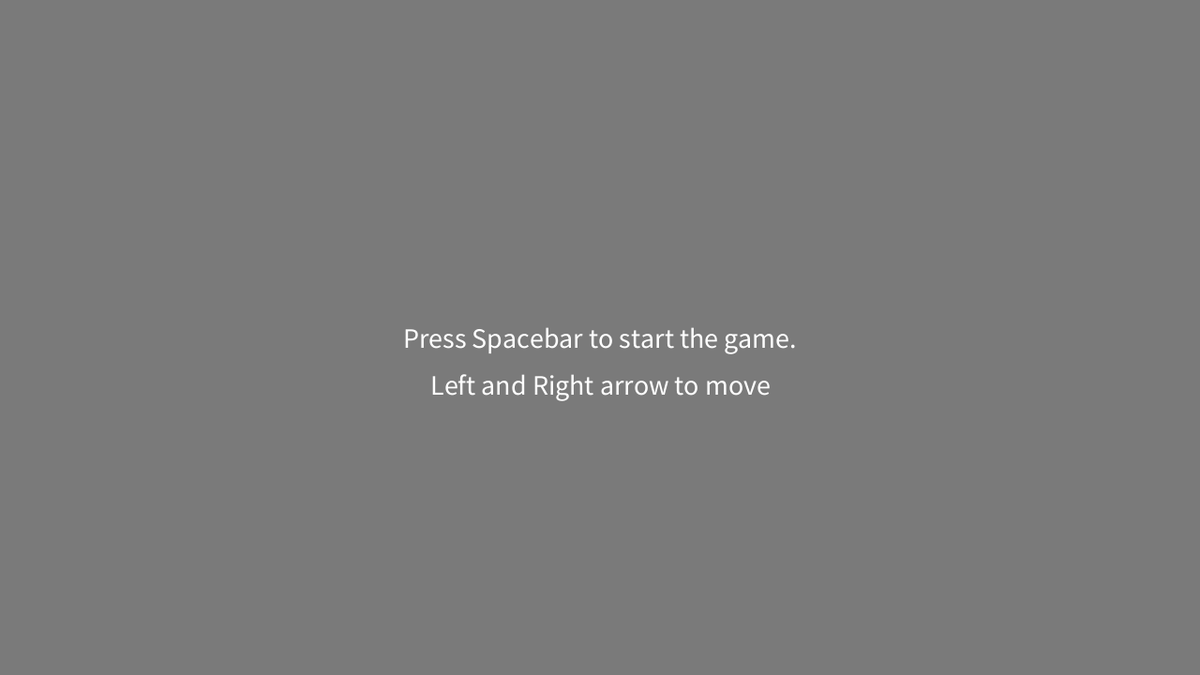
Frame 1 (no input)
Frame 60 (the mouse pressed at the canvas centre just before this capture): identical to frame 1, image omitted
Frame 120 (the mouse held since frame 60 and released just before this capture): identical to frame 1, image omitted

The Processing sketch that drew this single still picture (run headless with seeded random() and noise(); from frame 60 on, the mouse is pressed at the canvas centre):

// Processing sketch: vallendeBal
// ── vallendeBal.pde
Ball[] balls; 
int numBalls = 2; 

Player player;
int score = 0;
boolean moveLeft = false;
boolean moveRight = false;
boolean gameOver = false;
boolean startScreen = true;

void setup() {
  size(1280, 720);
  textAlign(CENTER, CENTER);
  frameRate(240);
  textSize(30);

  Objects();
}

void Objects() {
  player = new Player();
  player.X = width / 2;
  player.Y = 680;
  player.Size = 150/2;
  player.Speed = 3.5;

  balls = new Ball[numBalls]; 
  for (int i = 0; i < numBalls; i++) {
    balls[i] = new Ball();
    balls[i].Yspeed = random(1.5, 2.5); // anders wordt het onmogelijk om te halen :)
    balls[i].Size = 80;
  }
}

void draw() {
  background(122);
  textSize(30);

  if (startScreen) {
    displayStartScreen();
    return;
  }

  if (gameOver) {
    displayGameOverScreen();
    return;
  }

  for (int i = 0; i < numBalls; i++) {
    if (balls[i].checkHitBottom()) {
      gameOver = true;
    }

    if (balls[i].checkCollision()) {
      balls[i].reset();
      score++;
    }

    balls[i].update();
  }

  movePlayer();
  checkCollision();
  render();
}

void checkCollision() {
  for (int i = 0; i < numBalls; i++) {
    if (balls[i].Y > player.Y - balls[i].Size/2 && balls[i].X > player.X - player.Size - balls[i].Size/2 && balls[i].X < player.X + player.Size + balls[i].Size/2) {
      balls[i].Y = 0;
      balls[i].X = random(0, width);
      score++;
    }
  }
}

void render() {
  // Render player
  fill(255);
  strokeWeight(5);
  line(player.X - player.Size, player.Y, player.X + player.Size, player.Y);

  // Render score
  textSize(20);
  fill(0);
  text("Score: " + score, 40, 20);

  // Render balls
  for (int i = 0; i < numBalls; i++) {
    balls[i].render();
  }
}

void displayStartScreen() {
  text("Press Spacebar to start the game.", width/2, height/2);
  text("Left and Right arrow to move", width/2, height/2 + 50);
}

void displayGameOverScreen() {
  text("Game Over. Press Spacebar to restart.", width/2, height/2);
  text("Your Score: " + score, width/2, height/2 + 50);
}

void movePlayer() {
  if (moveLeft) {
    player.X -= player.Speed;
    player.X = max(player.X, 0);
  }

  if (moveRight) {
    player.X += player.Speed;
    player.X = min(player.X, width);
  }
}

void keyPressed() {
  if (keyCode == LEFT) {
    moveLeft = true;
  }

  if (keyCode == RIGHT) {
    moveRight = true;
  }

  if (key == ' ') {
    if (gameOver || startScreen) {
      startGame();
    }
  }
}

void keyReleased() {
  if (keyCode == LEFT) {
    moveLeft = false;
  }

  if (keyCode == RIGHT) {
    moveRight = false;
  }
}

void startGame() {
  startScreen = false;
  gameOver = false;
  score = 0;
  for (int i = 0; i < numBalls; i++) {
    balls[i].X = random(balls[i].Size/2, width);
    balls[i].Y = 0;
  }
  player.X = width/2;
}

class Ball {
  float X;
  float Y;
  float Size;
  float Yspeed;

  void render() {  
    fill(255);
    ellipse(X, Y, Size, Size);
  }

  boolean checkCollision() {
    return (Y > player.Y - Size/2 && X > player.X - player.Size - Size/2 && X < player.X + player.Size + Size/2);
  }

  boolean checkHitBottom() {
    return (Y > height);
  }

  void update() {
    Y += Yspeed;
  }

  void reset() {
    Y = 0;
    X = random(0, width);
  }
}

class Player {
  int Size;
  float X;
  float Y;
  float Speed;

  Player() {
    Size = 150/2;
    Speed = 3.5;
  }
}

// met de arrays heb ik wel een deel van google overgeschreven omdat ik er niet uit kwam ander
// ik snap het meeste nu wel ervan
